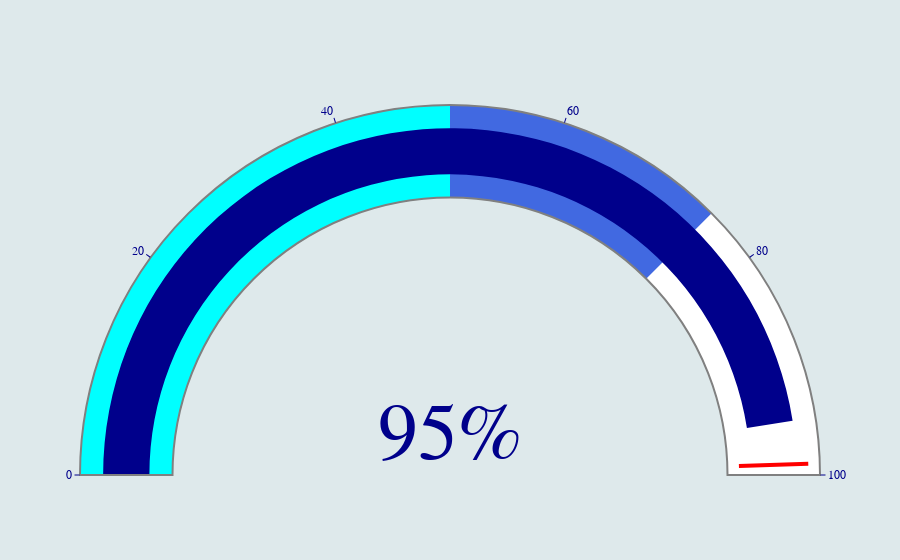

Here is the notebook cell this chart was saved with:
### Code cell
fig_gauge = go.Figure(go.Indicator(
    mode = "gauge+number",
    value = 95,
    number = {'suffix':'%'},
    domain = {'x': [0, 1], 'y': [0, 1]},
    ## title = {'text': "Vitamin Ventures<br>Sales % Growth - YTD 2021", 'font': {'size': 24}},
    #delta = {'reference': 400, 'increasing': {'color': "RebeccaPurple"}},
    gauge = {
        'axis': {'range': [None, 100], 'tickwidth': 1, 'tickcolor': "darkblue"},
        'bar': {'color': "darkblue"},
        'bgcolor': "white",
        'borderwidth': 2,
        'bordercolor': "gray",
        'steps': [
            {'range': [0, 50], 'color': 'cyan'},
            {'range': [50, 75], 'color': 'royalblue'}],
        'threshold': {
            'line': {'color': "red", 'width': 4},
            'thickness': 0.75,
            'value': 99}}))

fig_gauge.update_layout(paper_bgcolor = "rgb(222, 233, 235)", font = {'color': "darkblue", 'family': "Arial"})

fig_gauge.show()
fig_gauge.write_html("../Graphs/Gauge.html")

### Figure 1 — Plotly figure (JSON) as saved in the notebook; plotly's stock layout.template omitted (floating-point values rounded to 4 significant figures)
{"data": [{"domain": {"x": [0, 1], "y": [0, 1]}, "gauge": {"axis": {"range": [null, 100], "tickcolor": "darkblue", "tickwidth": 1}, "bar": {"color": "darkblue"}, "bgcolor": "white", "bordercolor": "gray", "borderwidth": 2, "steps": [{"color": "cyan", "range": [0, 50]}, {"color": "royalblue", "range": [50, 75]}], "threshold": {"line": {"color": "red", "width": 4}, "thickness": 0.75, "value": 99}}, "mode": "gauge+number", "number": {"suffix": "%"}, "type": "indicator", "value": 95}], "layout": {"font": {"color": "darkblue", "family": "Arial"}, "paper_bgcolor": "rgb(222, 233, 235)"}}
